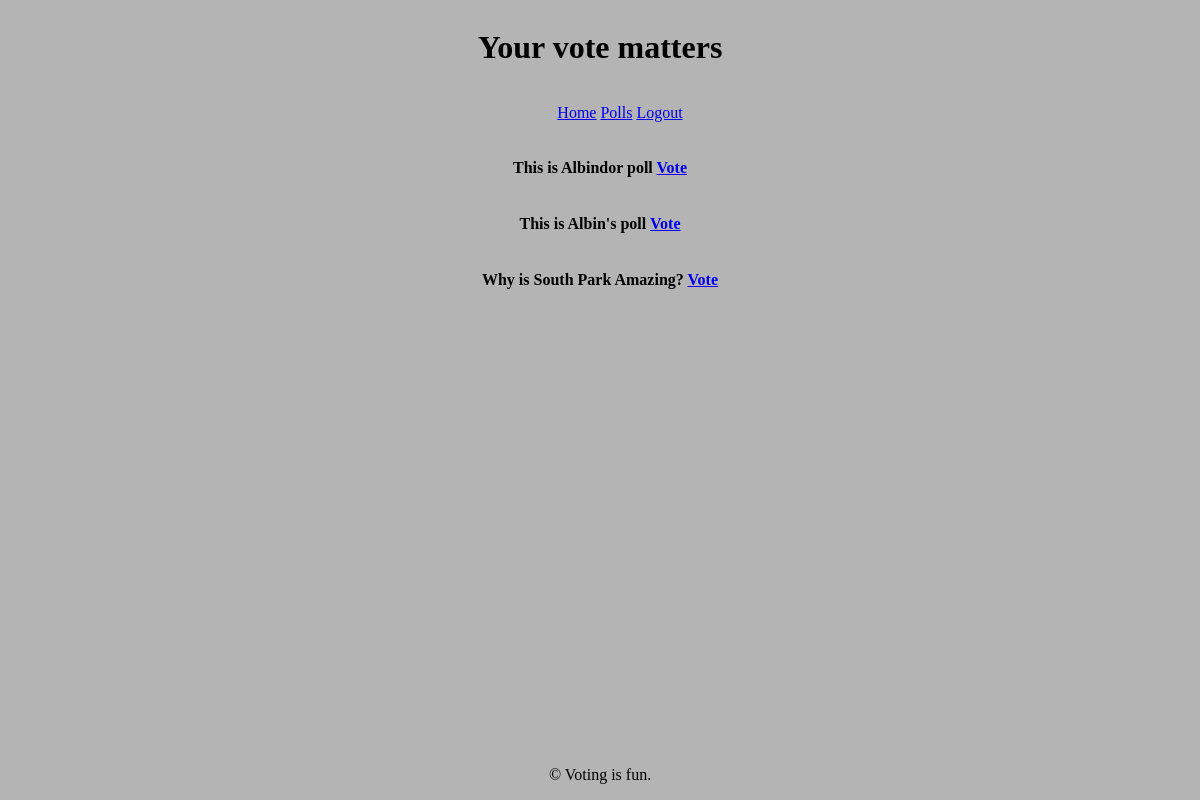
Page /polls/ (signed in) on the committed database.
### polls/models.py (models this page shows, shortened)
class Poll(models.Model):
    question = models.CharField(max_length=255, blank=False, null=False)
    option_one = models.CharField(max_length=50)
    option_two = models.CharField(max_length=50)
    option_three = models.CharField(max_length=50)
    option_one_votes = models.IntegerField(default=0)
    option_two_votes = models.IntegerField(default=0)
    option_three_votes = models.IntegerField(default=0)
    user_has_voted = models.BooleanField(default=False)
    user = models.ForeignKey(CustomUser, on_delete=models.CASCADE)

### polls/views.py (the view)
# urls.py: path('polls/', views.polls_view, name='polls'),
@csrf_protect
@login_required(login_url='login')
def polls_view(request):
    polls = Poll.objects.all()
    context = {'polls': polls}
    return render(request, 'polls/polls.html', context)

### polls/templates/polls/polls.html (shortened to what this page needs)
{% extends "polls/base.html" %}
{% block content %}
<div class="all-polls">
    {% for poll in polls %}
    <li class="poll-list" style="list-style-type: none;">
       <h4>
        {{ poll.question }}
        <a href="{% url 'vote' poll.id %}">Vote</a><br/>
        </h4>
    </li>
    {% endfor %}
</div>
{% endblock %}

### polls/static/base.css (style rules this page uses)
body { background-color: rgb(180, 180, 180); display: flex; flex-direction: column; }

### polls/static/forms.css (style rules this page uses)
.all-polls { display: flex; align-items: center; flex-direction: column; }

### rows in the picture
Poll: question "This is Albindor poll"
Poll: question "This is Albin's poll"
Poll: question "Why is South Park Amazing?"
